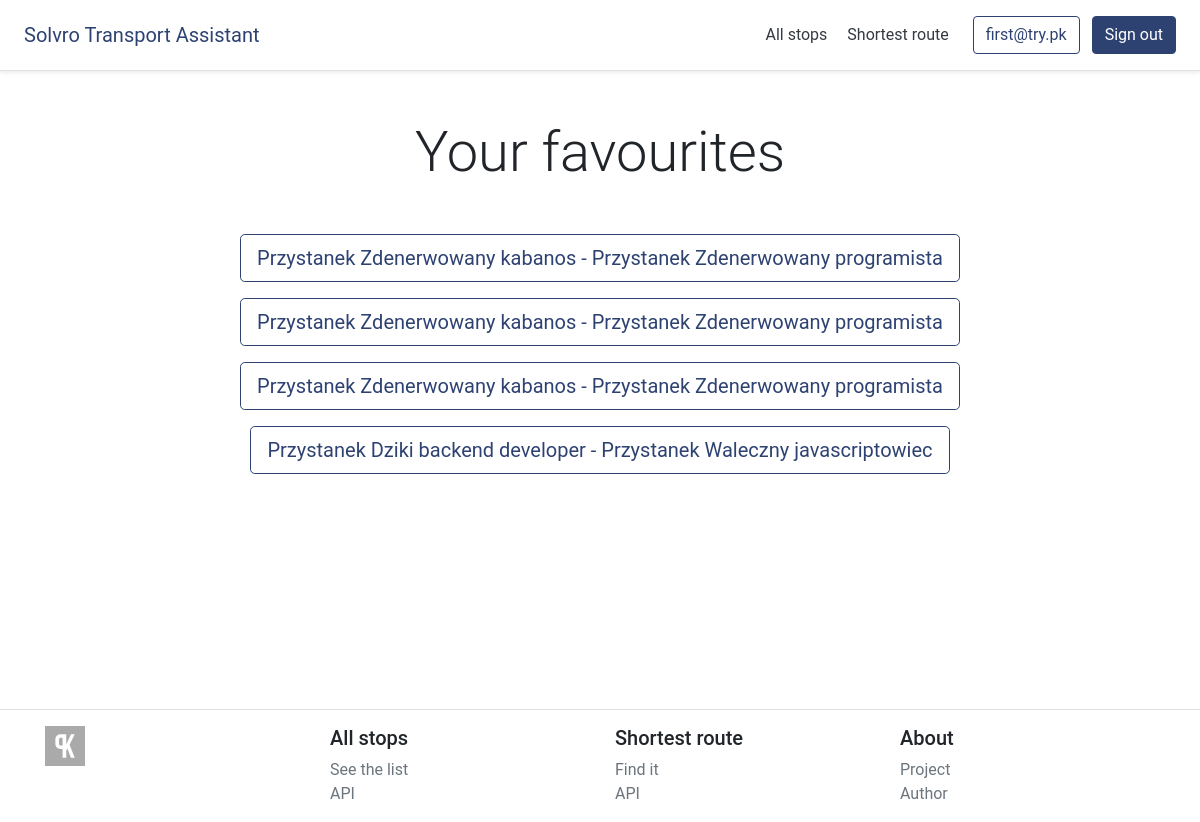
The app's page /favourites (signed in) with its own data.
### users/models.py (models this page shows)
class CustomUser(AbstractBaseUser, PermissionsMixin):
    email = models.EmailField('email', unique=True)
    is_staff = models.BooleanField(default=False)
    is_active = models.BooleanField(default=True)
    date_joined = models.DateTimeField(default=timezone.now)
    USERNAME_FIELD = 'email'
    REQUIRED_FIELDS = []
    objects = CustomUserManager()
    def __str__(self):
        return self.email

### main/models.py (models this page shows, shortened)
class Favourite(models.Model):
    source = models.CharField(max_length=255)
    target = models.CharField(max_length=255)
    user = models.ForeignKey(CustomUser, on_delete=models.CASCADE)

### main/views.py (the view, shortened to what this page needs)
# urls.py: path('favourites', views.favourites, name='favourites'),
@login_required
def favourites(request):
    if request.method == "GET":
        favourites = Favourite.objects.filter(user=request.user)
        return render(
            request, "main/favourites.html", {"favourites": favourites}
        )

### main/templates/main/favourites.html (shortened to what this page needs)
{% extends 'main/base.html' %}
{% block content %}
{% if favourites %}
  <h1 class="display-4 text-center my-5">Your favourites</h1>
  {% for favourite in favourites %}
    <form method="post" action="{% url 'shortest_route' %}">
      <button type="submit" class="btn btn-lg d-block mb-3 mx-auto btn-outline-primary">{{ favourite.source }} - {{ favourite.target }}</button>
    </form>
  {% endfor %}
{% else %}
  <h1 class="display-4 text-center my-5">You don't have any favourites.</h1>
{% endif %}
{% endblock %}

### main/templates/main/base.html (shortened to what this page needs)
{% load static %}
<!doctype html>
<html lang="en">
  <head>
    <link rel="stylesheet" href="{% static 'css/bootstrap.min.css' %}">
    <link rel="stylesheet" href="{% static 'css/app.css' %}">
  </head>
  <body>
    <div class="d-flex flex-column flex-md-row align-items-center p-3 px-md-4 mb-3 bg-white border-bottom shadow-sm">
      <h5 class="my-0 mr-md-auto font-weight-normal"><a href="{% url 'home' %}">Solvro Transport Assistant</a></h5>
      <nav class="my-2 my-md-0 mr-md-3">
        <a class="p-2 text-dark" href="{% url 'stops' %}">All stops</a>
        <a class="p-2 text-dark" href="{% url 'shortest_route' %}">Shortest route</a>
      </nav>
      <nav>
        {% if user.is_authenticated %}
        <a class="btn btn-outline-primary mr-2" href="{% url 'favourites' %}">{{ user }}</a>
        <form class="d-inline" action="{% url 'signout' %}" method="POST">{% csrf_token %}<button type="submit" class="btn btn-primary">Sign out</button></form>
        {% else %}
        <a class="btn btn-outline-primary mr-2" href="{% url 'signup' %}">Create account</a>
        <a class="btn btn-primary" href="{% url 'signin' %}">Sign in</a>
        {% endif %}
      </nav>
    </div>
    <div class="container content">
      {% block content %}{% endblock %}
    </div>
    <footer class="d-flex border-top pt-3">
      <div class="container">
        <div class="row">
          <div class="col-12 col-md mb-3 mb-md-0">
            <a href="https://pawelkolman.github.io" target="_blank">
              <img src="{% static 'img/pk_logo.svg' %}" width="40"/>
            </a>
          </div>
          <div class="col-md">
            <h5>All stops</h5>
            <ul class="list-unstyled text-small">
              <li><a class="text-muted" href="{% url 'stops' %}">See the list</a></li>
              <li><a class="text-muted" href="{% url 'stops_api' %}">API</a></li>
            </ul>
          </div>
          <div class="col-md">
            <h5>Shortest route</h5>
            <ul class="list-unstyled text-small">
              <li><a class="text-muted" href="{% url 'shortest_route' %}">Find it</a></li>
              <li><a class="text-muted" href="{% url 'shortest_route_api' %}">API</a></li>
            </ul>
          </div>
          <div class="col-md">
            <h5>About</h5>
            <ul class="list-unstyled text-small">
              <li><a class="text-muted" href="https://github.com/pawelkolman/SolvroTransportAssistant" target="_blank">Project</a></li>
              <li><a class="text-muted" href="https://pawelkolman.github.io" target="_blank">Author</a></li>
            </ul>
          </div>
        </div>
      </div>
    </footer>
  </body>
</html>

### main/static/css/app.css (style rules this page uses)
.content { min-height: calc(100vh - 210px); }

### records on screen
CustomUser: email "first@try.pk"
Favourite: source "Przystanek Zdenerwowany kabanos", target "Przystanek Zdenerwowany programista"
Favourite: source "Przystanek Zdenerwowany kabanos", target "Przystanek Zdenerwowany programista"
Favourite: source "Przystanek Zdenerwowany kabanos", target "Przystanek Zdenerwowany programista"
Favourite: source "Przystanek Dziki backend developer", target "Przystanek Waleczny javascriptowiec"
